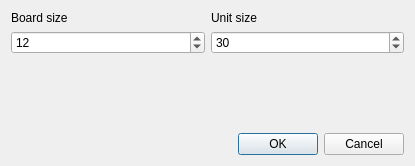
<?xml version="1.0" encoding="UTF-8"?>
<ui version="4.0">
 <class>NewGameDialog</class>
 <widget class="QDialog" name="NewGameDialog">
  <property name="geometry">
   <rect>
    <x>0</x>
    <y>0</y>
    <width>415</width>
    <height>166</height>
   </rect>
  </property>
  <property name="windowTitle">
   <string>New game dialog</string>
  </property>
  <layout class="QVBoxLayout" name="verticalLayout">
   <item>
    <layout class="QGridLayout" name="gridLayout">
     <item row="1" column="0">
      <widget class="QSpinBox" name="spinBox">
       <property name="minimum">
        <number>1</number>
       </property>
       <property name="value">
        <number>12</number>
       </property>
      </widget>
     </item>
     <item row="2" column="0">
      <spacer name="verticalSpacer">
       <property name="orientation">
        <enum>Qt::Vertical</enum>
       </property>
       <property name="sizeHint" stdset="0">
        <size>
         <width>20</width>
         <height>40</height>
        </size>
       </property>
      </spacer>
     </item>
     <item row="0" column="0">
      <widget class="QLabel" name="label">
       <property name="text">
        <string>Board size</string>
       </property>
      </widget>
     </item>
     <item row="0" column="1">
      <widget class="QLabel" name="label_2">
       <property name="text">
        <string>Unit size</string>
       </property>
      </widget>
     </item>
     <item row="1" column="1">
      <widget class="QSpinBox" name="spinBoxUnit">
       <property name="minimum">
        <number>1</number>
       </property>
       <property name="maximum">
        <number>999</number>
       </property>
       <property name="value">
        <number>30</number>
       </property>
      </widget>
     </item>
    </layout>
   </item>
   <item>
    <widget class="QDialogButtonBox" name="buttonBox">
     <property name="orientation">
      <enum>Qt::Horizontal</enum>
     </property>
     <property name="standardButtons">
      <set>QDialogButtonBox::Cancel|QDialogButtonBox::Ok</set>
     </property>
    </widget>
   </item>
  </layout>
 </widget>
 <resources/>
 <connections>
  <connection>
   <sender>buttonBox</sender>
   <signal>accepted()</signal>
   <receiver>NewGameDialog</receiver>
   <slot>accept()</slot>
   <hints>
    <hint type="sourcelabel">
     <x>248</x>
     <y>254</y>
    </hint>
    <hint type="destinationlabel">
     <x>157</x>
     <y>274</y>
    </hint>
   </hints>
  </connection>
  <connection>
   <sender>buttonBox</sender>
   <signal>rejected()</signal>
   <receiver>NewGameDialog</receiver>
   <slot>reject()</slot>
   <hints>
    <hint type="sourcelabel">
     <x>316</x>
     <y>260</y>
    </hint>
    <hint type="destinationlabel">
     <x>286</x>
     <y>274</y>
    </hint>
   </hints>
  </connection>
 </connections>
</ui>
